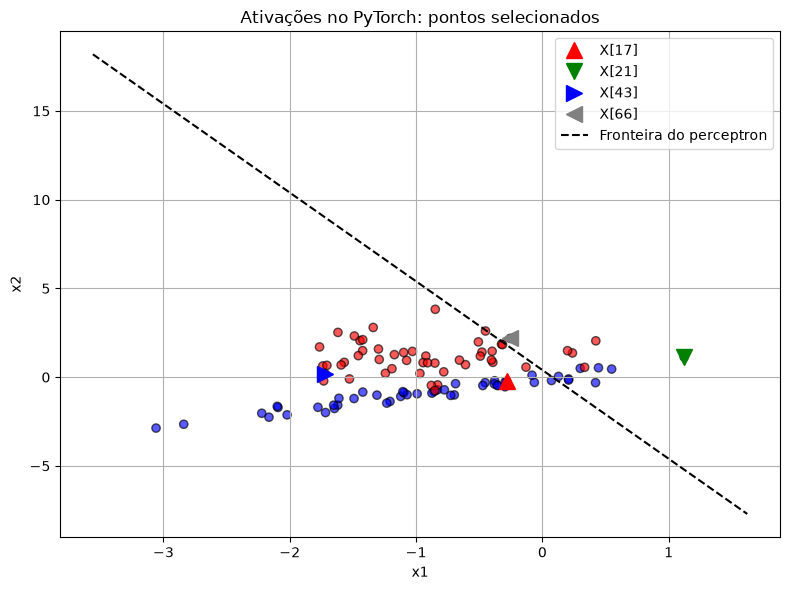

The Python source for this figure:
import matplotlib.pyplot as plt
import torch
from torch import nn
from sklearn.datasets import make_classification

# Recria a distribuição usada na aula
X, y = make_classification(
    n_samples=100,
    n_features=2,
    n_redundant=0,
    n_informative=2,
    n_clusters_per_class=1,
    random_state=30,
)

# Perceptron da demonstração: pesos 5 e 1; viés -0.4
perceptron = nn.Linear(2, 1)
with torch.no_grad():
    perceptron.weight.copy_(torch.tensor([[5.0, 1.0]]))
    perceptron.bias.copy_(torch.tensor([-0.4]))

sigmoide = nn.Sigmoid()
tangente_hiperbolica = nn.Tanh()
relu = nn.ReLU()
indices = [17, 21, 43, 66]
marcadores = ["^", "v", ">", "<"]
cores = ["red", "green", "blue", "gray"]

print("Pesos:", perceptron.weight.detach())
print("Viés:", perceptron.bias.detach())
print("\nComparação para os pontos selecionados:")

with torch.no_grad():
    for indice in indices:
        x = torch.tensor(X[indice], dtype=torch.float32)
        ret = perceptron(x)
        act_sigmoide = sigmoide(ret)
        act_limiar = int(ret.item() >= 0)

        print(
            f"X[{indice}] = {x.tolist()} | "
            f"retorno: {ret.item():.2f} | "
            f"limiar: {act_limiar} | "
            f"Sigmoid: {act_sigmoide.item():.4f} | "
            f"Tanh: {tangente_hiperbolica(ret).item():.4f} | "
            f"ReLU: {relu(ret).item():.4f}"
        )

# Plota a distribuição, os pontos escolhidos e a fronteira do perceptron
plt.figure(figsize=(8, 6))
plt.scatter(X[:, 0], X[:, 1], c=y, cmap="bwr", edgecolors="k", alpha=0.65)

for k, indice in enumerate(indices):
    plt.plot(
        X[indice, 0],
        X[indice, 1],
        marker=marcadores[k],
        color=cores[k],
        markersize=12,
        linestyle="none",
        label=f"X[{indice}]",
    )

x1_min, x1_max = X[:, 0].min() - 0.5, X[:, 0].max() + 0.5
x1 = [x1_min, x1_max]
x2 = [-(5.0 * valor - 0.4) for valor in x1]
plt.plot(x1, x2, "k--", label="Fronteira do perceptron")

plt.xlabel("x1")
plt.ylabel("x2")
plt.title("Ativações no PyTorch: pontos selecionados")
plt.legend()
plt.grid(True)
plt.tight_layout()
plt.savefig(
    r"C:\Users\rafal\Desktop\redes_neurais_pytorch\ativacoes_pytorch.png",
    bbox_inches="tight",
)
plt.show()
